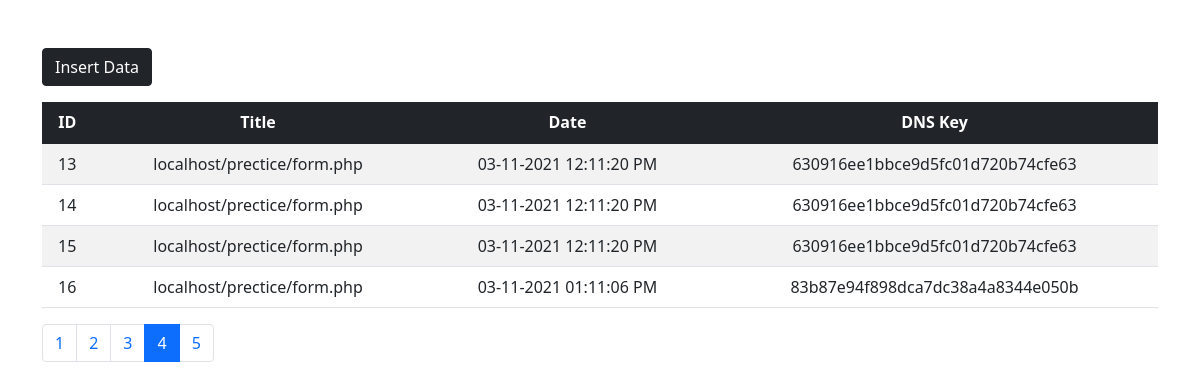
/?page=4, run on the app's committed database.
### tables this page shows
CREATE TABLE `pagi` (
  `ID` int(11) NOT NULL,
  `Title` varchar(255) NOT NULL,
  `Date` varchar(255) NOT NULL,
  `DNS_Key` varchar(255) NOT NULL
);

### index.php (the view, shortened to what this page needs)
<?php
include './db.php';
$startPage = 0;
$perpage = 4;
$currentPage = 1;
$total_records = mysqli_num_rows(mysqli_query($connnect, "SELECT * FROM pagi"));
$pagenumbers = ceil($total_records / $perpage);
if (isset($_GET['page'])) {
    $start = $_GET['page'];
    if ($start <= 0) {
        $start = 0;
        $currentPage = 1;
    }
    else{
        $currentPage = $start;
        $start--;
        $startPage = $start * $perpage;
    }
}
$query = "SELECT * FROM pagi LIMIT $startPage,$perpage";
$stm = mysqli_query($connnect, $query);
?>
<!DOCTYPE html>
<html lang="en">
<head>
    <link href="https://cdn.jsdelivr.net/npm/bootstrap@5.1.3/dist/css/bootstrap.min.css" rel="stylesheet">
</head>
<body>
    <div class="container mt-5">
        <p><a href="./form.php" class="btn btn-dark"> Insert Data </a></p>
        <div class="table-responsive">
            <table class="table table-striped text-center">
                <thead class="bg-dark text-white">
                    <tr>
                        <th scope="col">ID</th>
                        <th scope="col">Title</th>
                        <th scope="col">Date</th>
                        <th scope="col">DNS Key</th>
                    </tr>
                </thead>
                <tbody>
                    <?php
                    if (mysqli_num_rows($stm) > 0) {
                        while ($data = mysqli_fetch_assoc($stm)) {
                            echo '<tr>
                            <td>' . $data['ID'] . '</td>
                            <td>' . $data['Title'] . '</td>
                            <td>' . $data['Date'] . '</td>
                            <td>' . $data['DNS_Key'] . '</td>
                            </tr>';
                        }
                    } else {
                        echo '<tr><td colspan="5">No Record Found</td></tr>';
                    }
                    ?>
                </tbody>
            </table>
        </div>
        <div class="pagination">
            <?php for ($i = 1; $i <= $pagenumbers; $i++) {
                $active = '';
                if ($currentPage == $i) {
                    $active = 'active';
                }
                echo '<p class="page-item ' . $active . '"><a href="?page=' . $i . '" class="page-link">' . $i . '</a></p>';
            } ?>
        </div>
    </div>
</body>
</html>

### data on the page
pagi: ID "13", Title "localhost/prectice/form.php", Date "03-11-2021 12:11:20 PM", DNS_Key "630916ee1bbce9d5fc01d720b74cfe63"
pagi: ID "14", Title "localhost/prectice/form.php", Date "03-11-2021 12:11:20 PM", DNS_Key "630916ee1bbce9d5fc01d720b74cfe63"
pagi: ID "15", Title "localhost/prectice/form.php", Date "03-11-2021 12:11:20 PM", DNS_Key "630916ee1bbce9d5fc01d720b74cfe63"
pagi: ID "16", Title "localhost/prectice/form.php", Date "03-11-2021 01:11:06 PM", DNS_Key "83b87e94f898dca7dc38a4a8344e050b"
